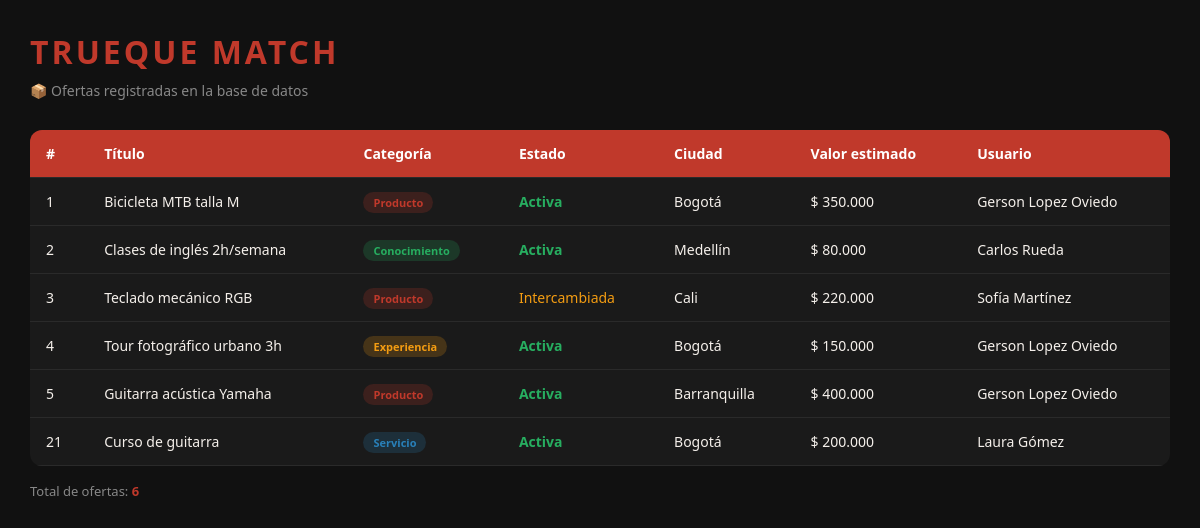
The app's page /ofertas.php, older data.
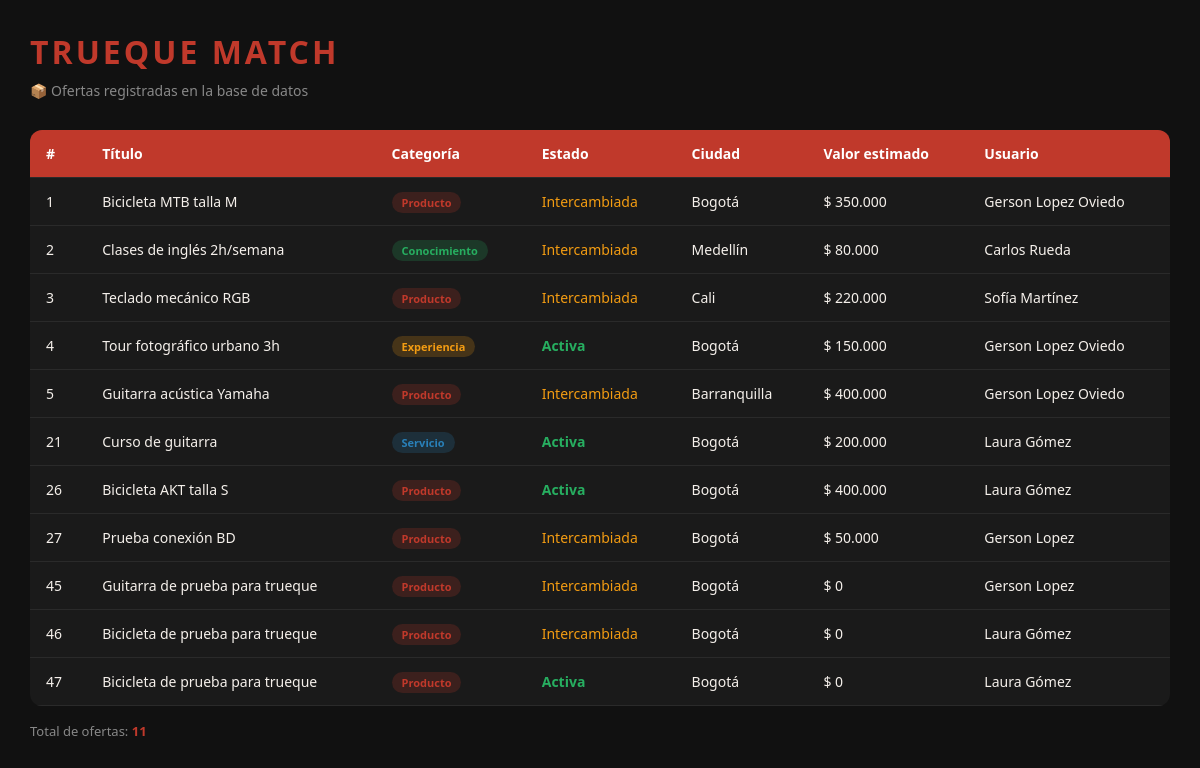
The same page, newer data.
### tables this page shows
CREATE TABLE `oferta` (
  `id_oferta` int(11) NOT NULL,
  `titulo` varchar(200) NOT NULL,
  `descripcion` text NOT NULL,
  `categoria` enum('producto','servicio','conocimiento','experiencia') NOT NULL,
  `estado` enum('activa','inactiva','intercambiada') NOT NULL DEFAULT 'activa',
  `imagen_url` varchar(255) DEFAULT NULL,
  `ciudad` varchar(100) DEFAULT NULL,
  `valor_estimado` decimal(10,2) DEFAULT NULL,
  `fecha_publicacion` datetime NOT NULL DEFAULT current_timestamp(),
  `id_usuario` int(11) NOT NULL
);

CREATE TABLE `usuario` (
  `id_usuario` int(11) NOT NULL,
  `nombre` varchar(100) NOT NULL,
  `correo` varchar(150) NOT NULL,
  `clave_acceso` varchar(255) NOT NULL,
  `telefono` varchar(15) DEFAULT NULL,
  `ciudad` varchar(100) DEFAULT NULL,
  `foto_perfil` varchar(255) DEFAULT NULL,
  `reputacion` decimal(3,2) NOT NULL DEFAULT 0.00,
  `fecha_registro` datetime NOT NULL DEFAULT current_timestamp(),
  `activo` tinyint(1) NOT NULL DEFAULT 1,
  `id_tipo_usuario` int(11) NOT NULL
);

### ofertas.php (the view, shortened to what this page needs)
<?php
include('conexion.php');
?>
<!DOCTYPE html>
<html lang="es">
<head>
</head>
<body>
    <h1>TRUEQUE MATCH</h1>
    <p class="subtitulo">📦 Ofertas registradas en la base de datos</p>
    <?php
    $sql = "SELECT
                o.id_oferta,
                o.titulo,
                o.categoria,
                o.estado,
                o.ciudad,
                o.valor_estimado,
                u.nombre AS nombre_usuario
            FROM oferta o
            JOIN usuario u ON o.id_usuario = u.id_usuario
            ORDER BY o.id_oferta ASC";
    $resultado = mysqli_query($conexion, $sql);
    $total = mysqli_num_rows($resultado);
    ?>
    <table>
        <thead>
            <tr>
                <th>#</th>
                <th>Título</th>
                <th>Categoría</th>
                <th>Estado</th>
                <th>Ciudad</th>
                <th>Valor estimado</th>
                <th>Usuario</th>
            </tr>
        </thead>
        <tbody>
            <?php
            while ($fila = mysqli_fetch_assoc($resultado)) {
                echo "<tr>";
                echo "<td>" . $fila['id_oferta'] . "</td>";
                echo "<td>" . $fila['titulo'] . "</td>";
                $cat = $fila['categoria'];
                echo "<td><span class='badge $cat'>" . ucfirst($cat) . "</span></td>";
                $est = $fila['estado'];
                echo "<td><span class='$est'>" . ucfirst($est) . "</span></td>";
                echo "<td>" . $fila['ciudad'] . "</td>";
                echo "<td>$ " . number_format($fila['valor_estimado'], 0, ',', '.') . "</td>";
                echo "<td>" . $fila['nombre_usuario'] . "</td>";
                echo "</tr>";
            }
            ?>
        </tbody>
    </table>
    <p class="total">Total de ofertas: <span><?php echo $total; ?></span></p>
</body>
</html>

### ofertas.php (style rules this page uses)
* { box-sizing: border-box; margin: 0; padding: 0; }
body { background: #111111; color: #F5F0EB; font-family: 'Segoe UI', sans-serif; padding: 30px; }
h1 { color: #C0392B; font-size: 32px; letter-spacing: 3px; margin-bottom: 8px; }
.subtitulo { color: #888; margin-bottom: 30px; font-size: 14px; }
table { width: 100%; border-collapse: collapse; background: #1A1A1A; border-radius: 12px; overflow: hidden; }
thead { background: #C0392B; color: white; }
th, td { padding: 14px 16px; text-align: left; font-size: 14px; border-bottom: 1px solid #2A2A2A; }
.badge { padding: 3px 10px; border-radius: 999px; font-size: 11px; font-weight: 700; }
.producto { background: rgba(192,57,43,.2); color: #C0392B; }
.servicio { background: rgba(41,128,185,.2); color: #2980B9; }
.conocimiento { background: rgba(39,174,96,.2); color: #27AE60; }
.experiencia { background: rgba(243,156,18,.2); color: #F39C12; }
.activa { color: #27AE60; font-weight: bold; }
.intercambiada { color: #F39C12; }
.total { margin-top: 16px; color: #888; font-size: 13px; }
.total span { color: #C0392B; font-weight: bold; }

Row changes from the older to the newer data that the page shows:
changed oferta "Bicicleta MTB talla M": estado "Activa" → "Intercambiada"
changed oferta "Clases de inglés 2h/semana": estado "Activa" → "Intercambiada"
changed oferta "Guitarra acústica Yamaha": estado "Activa" → "Intercambiada"
added oferta: id_oferta "26", titulo "Bicicleta AKT talla S", categoria "Producto", estado "Activa", ciudad "Bogotá", valor_estimado "400.000", id_usuario.nombre "Laura Gómez"
added oferta: id_oferta "27", titulo "Prueba conexión BD", categoria "Producto", estado "Intercambiada", ciudad "Bogotá", valor_estimado "50.000", id_usuario.nombre "Gerson Lopez"
added oferta: id_oferta "45", titulo "Guitarra de prueba para trueque", categoria "Producto", estado "Intercambiada", ciudad "Bogotá", valor_estimado "0", id_usuario.nombre "Gerson Lopez"
added oferta: id_oferta "46", titulo "Bicicleta de prueba para trueque", categoria "Producto", estado "Intercambiada", ciudad "Bogotá", valor_estimado "0", id_usuario.nombre "Laura Gómez"
added oferta: id_oferta "47", titulo "Bicicleta de prueba para trueque", categoria "Producto", estado "Activa", ciudad "Bogotá", valor_estimado "0", id_usuario.nombre "Laura Gómez"
Text that changed along with them:
$total: "6" → "11"
